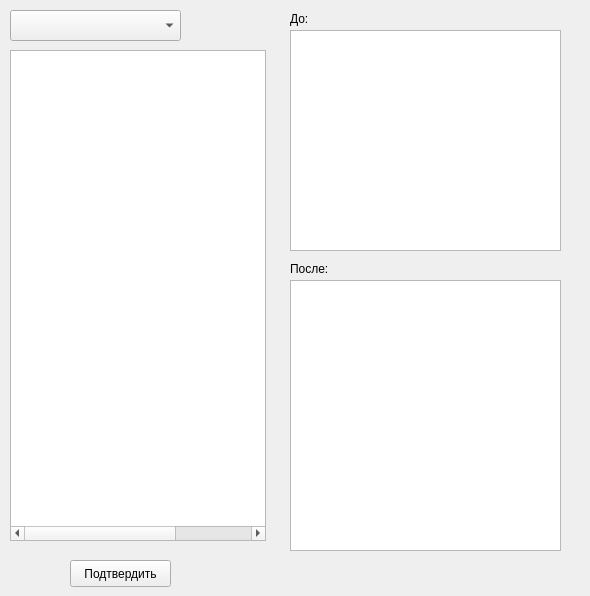
      <widget class="QWidget" name="pg_request">
       <widget class="QPushButton" name="pb_request_confirmRequest">
        <property name="geometry">
         <rect>
          <x>70</x>
          <y>560</y>
          <width>101</width>
          <height>27</height>
         </rect>
        </property>
        <property name="text">
         <string>Подтвердить</string>
        </property>
       </widget>
       <widget class="QWidget" name="Widget_Request_infto" native="true">
        <property name="enabled">
         <bool>true</bool>
        </property>
        <property name="geometry">
         <rect>
          <x>280</x>
          <y>10</y>
          <width>301</width>
          <height>551</height>
         </rect>
        </property>
        <widget class="QTextBrowser" name="tb_request_after">
         <property name="enabled">
          <bool>true</bool>
         </property>
         <property name="geometry">
          <rect>
           <x>10</x>
           <y>270</y>
           <width>271</width>
           <height>271</height>
          </rect>
         </property>
        </widget>
        <widget class="QTextBrowser" name="tb_request_before">
         <property name="enabled">
          <bool>true</bool>
         </property>
         <property name="geometry">
          <rect>
           <x>10</x>
           <y>20</y>
           <width>271</width>
           <height>221</height>
          </rect>
         </property>
        </widget>
        <widget class="QLabel" name="label_10">
         <property name="geometry">
          <rect>
           <x>10</x>
           <y>250</y>
           <width>67</width>
           <height>17</height>
          </rect>
         </property>
         <property name="text">
          <string>После:</string>
         </property>
        </widget>
        <widget class="QLabel" name="label_9">
         <property name="enabled">
          <bool>true</bool>
         </property>
         <property name="geometry">
          <rect>
           <x>10</x>
           <y>0</y>
           <width>67</width>
           <height>17</height>
          </rect>
         </property>
         <property name="text">
          <string>До:</string>
         </property>
        </widget>
       </widget>
       <widget class="QComboBox" name="cb_request_mode">
        <property name="geometry">
         <rect>
          <x>10</x>
          <y>10</y>
          <width>171</width>
          <height>31</height>
         </rect>
        </property>
       </widget>
       <widget class="QTableWidget" name="tw_requestList">
        <property name="geometry">
         <rect>
          <x>10</x>
          <y>50</y>
          <width>256</width>
          <height>491</height>
         </rect>
        </property>
        <property name="columnCount">
         <number>3</number>
        </property>
        <attribute name="horizontalHeaderVisible">
         <bool>false</bool>
        </attribute>
        <attribute name="horizontalHeaderHighlightSections">
         <bool>true</bool>
        </attribute>
        <attribute name="horizontalHeaderMinimumSectionSize">
         <number>80</number>
        </attribute>
        <attribute name="verticalHeaderVisible">
         <bool>false</bool>
        </attribute>
        <column/>
        <column/>
        <column/>
       </widget>
      </widget>
